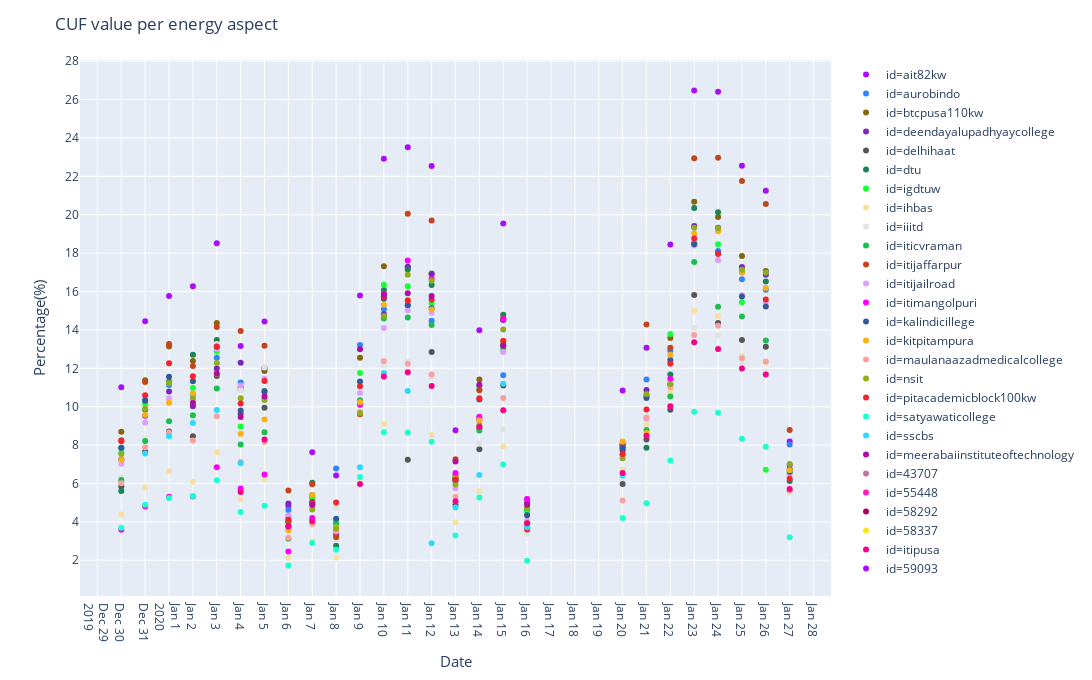

Write notebook code for a chart like this one.
### Markdown cell above
The efficiency of a PV power plant is often denominated by a metric called the capacity utilization factor. It is the ratio of the actual output from a solar plant over the year to the maximum possible output from it for a year under ideal conditions. The capacity utilization factor is usually expressed in percentage. Capacity Utilisation Factor (CUF) =Energy measured (kWh) / (365 x 24 x Installed capacity of the plant). Studies from the Ministry of Non-renewable energy (MNRE) India reports that the average capacity utilization factor of solar PV plants in India is in the range of 15-19%.

Due to limited number of observations, we decided to estimate CUF value on a daily basis. We modified the formula to Capacity Utilisation Factor (CUF) =Energy measured (kWh) / (24 x Installed capacity of the plant).

According to the plot, we could observe that the CUF value varies from 1.7% to 26.5%. In contrast with the above graph "ait82kw" has the highest CUF value, which on average generates 250kWh. The highest energy-generating "dtu" has on average 13% CUF value. Based on standards, this estimation is nearly the average capacity utilization factor of solar PV plants in India.

### Code cell
daily_df_agg['cuf'] = daily_df_agg['energy-max']/(24*daily_df_agg['capacity'])*100
daily_df_agg
fig_maximum = px.scatter(daily_df_agg, x='date', y='cuf', color='id', render_mode='svg', color_discrete_sequence= px.colors.qualitative.Alphabet)
fig_maximum.update_layout(title='CUF value per energy aspect',
                          autosize=False,width=1100, height= 680, 
                          yaxis=go.layout.YAxis(
                              title_text="Percentage(%)",
                              dtick = 2,
                              titlefont=dict(size=15)),
                          xaxis = go.layout.XAxis(dtick = [1,2],
                                                  title_text="Date",
                                                  titlefont=dict(size=15)),)
fig_maximum.show()

### Figure 1 — Plotly figure (JSON) as saved in the notebook; plotly's stock layout.template omitted (floating-point values rounded to 4 significant figures)
{"data": [{"hoverlabel": {"namelength": 0}, "hovertemplate": "id=ait82kw<br>date=%{x}<br>cuf=%{y}", "legendgroup": "id=ait82kw", "marker": {"color": "#AA0DFE", "symbol": "circle"}, "mode": "markers", "name": "id=ait82kw", "showlegend": true, "type": "scatter", "x": ["2019-12-30T00:00:00", "2019-12-31T00:00:00", "2020-01-01T00:00:00", "2020-01-02T00:00:00", "2020-01-03T00:00:00", "2020-01-04T00:00:00", "2020-01-05T00:00:00", "2020-01-06T00:00:00", "2020-01-07T00:00:00", "2020-01-08T00:00:00", "2020-01-09T00:00:00", "2020-01-10T00:00:00", "2020-01-11T00:00:00", "2020-01-12T00:00:00", "2020-01-13T00:00:00", "2020-01-14T00:00:00", "2020-01-15T00:00:00", "2020-01-16T00:00:00", "2020-01-20T00:00:00", "2020-01-21T00:00:00", "2020-01-22T00:00:00", "2020-01-23T00:00:00", "2020-01-24T00:00:00", "2020-01-25T00:00:00", "2020-01-26T00:00:00", "2020-01-27T00:00:00"], "xaxis": "x", "y": [11.01, 14.45, 15.77, 16.27, 18.52, 13.16, 14.44, 4.824, 7.628, 6.41, 15.79, 22.91, 23.51, 22.54, 8.768, 13.98, 19.54, 5.183, 10.85, 13.07, 18.45, 26.47, 26.41, 22.55, 21.25, 8.19], "yaxis": "y"}, {"hoverlabel": {"namelength": 0}, "hovertemplate": "id=aurobindo<br>date=%{x}<br>cuf=%{y}", "legendgroup": "id=aurobindo", "marker": {"color": "#3283FE", "symbol": "circle"}, "mode": "markers", "name": "id=aurobindo", "showlegend": true, "type": "scatter", "x": ["2019-12-30T00:00:00", "2019-12-31T00:00:00", "2020-01-01T00:00:00", "2020-01-02T00:00:00", "2020-01-03T00:00:00", "2020-01-04T00:00:00", "2020-01-05T00:00:00", "2020-01-06T00:00:00", "2020-01-07T00:00:00", "2020-01-08T00:00:00", "2020-01-09T00:00:00", "2020-01-10T00:00:00", "2020-01-11T00:00:00", "2020-01-12T00:00:00", "2020-01-13T00:00:00", "2020-01-14T00:00:00", "2020-01-15T00:00:00", "2020-01-16T00:00:00", "2020-01-20T00:00:00", "2020-01-21T00:00:00", "2020-01-22T00:00:00", "2020-01-23T00:00:00", "2020-01-24T00:00:00", "2020-01-25T00:00:00", "2020-01-26T00:00:00", "2020-01-27T00:00:00"], "xaxis": "x", "y": [7.84, 10.36, 11.13, 10.62, 12.55, 11.27, 11.99, 4.613, 4.916, 6.776, 13.22, 15.07, 15.27, 14.47, 6.247, 11.08, 11.64, 3.896, 8.025, 11.42, 12.91, 18.51, 18.11, 16.64, 16.09, 8.032], "yaxis": "y"}, {"hoverlabel": {"namelength": 0}, "hovertemplate": "id=btcpusa110kw<br>date=%{x}<br>cuf=%{y}", "legendgroup": "id=btcpusa110kw", "marker": {"color": "#85660D", "symbol": "circle"}, "mode": "markers", "name": "id=btcpusa110kw", "showlegend": true, "type": "scatter", "x": ["2019-12-30T00:00:00", "2019-12-31T00:00:00", "2020-01-01T00:00:00", "2020-01-02T00:00:00", "2020-01-03T00:00:00", "2020-01-04T00:00:00", "2020-01-05T00:00:00", "2020-01-06T00:00:00", "2020-01-07T00:00:00", "2020-01-08T00:00:00", "2020-01-09T00:00:00", "2020-01-10T00:00:00", "2020-01-11T00:00:00", "2020-01-12T00:00:00", "2020-01-13T00:00:00", "2020-01-14T00:00:00", "2020-01-15T00:00:00", "2020-01-16T00:00:00", "2020-01-20T00:00:00", "2020-01-21T00:00:00", "2020-01-22T00:00:00", "2020-01-23T00:00:00", "2020-01-24T00:00:00", "2020-01-25T00:00:00", "2020-01-26T00:00:00", "2020-01-27T00:00:00"], "xaxis": "x", "y": [8.693, 11.37, 13.13, 12.38, 14.35, 10.89, 11.87, 4.264, 5.266, 3.987, 12.55, 17.31, 17.25, 16.94, 6.364, 11.41, 14.52, 4.685, 7.994, 10.54, 13.58, 20.68, 19.88, 17.85, 17.07, 6.743], "yaxis": "y"}, {"hoverlabel": {"namelength": 0}, "hovertemplate": "id=deendayalupadhyaycollege<br>date=%{x}<br>cuf=%{y}", "legendgroup": "id=deendayalupadhyaycollege", "marker": {"color": "#782AB6", "symbol": "circle"}, "mode": "markers", "name": "id=deendayalupadhyaycollege", "showlegend": true, "type": "scatter", "x": ["2019-12-30T00:00:00", "2019-12-31T00:00:00", "2020-01-01T00:00:00", "2020-01-02T00:00:00", "2020-01-03T00:00:00", "2020-01-04T00:00:00", "2020-01-05T00:00:00", "2020-01-06T00:00:00", "2020-01-07T00:00:00", "2020-01-08T00:00:00", "2020-01-09T00:00:00", "2020-01-10T00:00:00", "2020-01-11T00:00:00", "2020-01-12T00:00:00", "2020-01-13T00:00:00", "2020-01-14T00:00:00", "2020-01-15T00:00:00", "2020-01-16T00:00:00", "2020-01-20T00:00:00", "2020-01-21T00:00:00", "2020-01-22T00:00:00", "2020-01-23T00:00:00", "2020-01-24T00:00:00", "2020-01-25T00:00:00", "2020-01-26T00:00:00", "2020-01-27T00:00:00"], "xaxis": "x", "y": [7.249, 9.529, 10.8, 10.02, 11.99, 12.29, 12.03, 4.96, 4.953, 3.358, 10.18, 14.82, 17.29, 16.89, 6.12, 9.39, 14.51, 4.988, 7.72, 10.87, 11.16, 19.41, 19.32, 17.27, 16.87, 6.965], "yaxis": "y"}, {"hoverlabel": {"namelength": 0}, "hovertemplate": "id=delhihaat<br>date=%{x}<br>cuf=%{y}", "legendgroup": "id=delhihaat", "marker": {"color": "#565656", "symbol": "circle"}, "mode": "markers", "name": "id=delhihaat", "showlegend": true, "type": "scatter", "x": ["2019-12-30T00:00:00", "2019-12-31T00:00:00", "2020-01-01T00:00:00", "2020-01-02T00:00:00", "2020-01-03T00:00:00", "2020-01-04T00:00:00", "2020-01-05T00:00:00", "2020-01-11T00:00:00", "2020-01-12T00:00:00", "2020-01-13T00:00:00", "2020-01-14T00:00:00", "2020-01-15T00:00:00", "2020-01-16T00:00:00", "2020-01-20T00:00:00", "2020-01-21T00:00:00", "2020-01-22T00:00:00", "2020-01-23T00:00:00", "2020-01-24T00:00:00", "2020-01-25T00:00:00", "2020-01-26T00:00:00", "2020-01-27T00:00:00"], "xaxis": "x", "y": [5.848, 7.65, 8.712, 8.466, 11.6, 9.635, 9.946, 7.237, 12.85, 4.897, 7.78, 11.1, 3.797, 5.966, 8.295, 9.835, 15.82, 14.36, 13.48, 13.12, 5.606], "yaxis": "y"}, {"hoverlabel": {"namelength": 0}, "hovertemplate": "id=dtu<br>date=%{x}<br>cuf=%{y}", "legendgroup": "id=dtu", "marker": {"color": "#1C8356", "symbol": "circle"}, "mode": "markers", "name": "id=dtu", "showlegend": true, "type": "scatter", "x": ["2019-12-30T00:00:00", "2019-12-31T00:00:00", "2020-01-01T00:00:00", "2020-01-02T00:00:00", "2020-01-03T00:00:00", "2020-01-04T00:00:00", "2020-01-05T00:00:00", "2020-01-06T00:00:00", "2020-01-07T00:00:00", "2020-01-08T00:00:00", "2020-01-09T00:00:00", "2020-01-10T00:00:00", "2020-01-11T00:00:00", "2020-01-12T00:00:00", "2020-01-13T00:00:00", "2020-01-14T00:00:00", "2020-01-15T00:00:00", "2020-01-16T00:00:00", "2020-01-20T00:00:00", "2020-01-21T00:00:00", "2020-01-22T00:00:00", "2020-01-23T00:00:00", "2020-01-24T00:00:00", "2020-01-25T00:00:00", "2020-01-26T00:00:00", "2020-01-27T00:00:00"], "xaxis": "x", "y": [5.602, 9.84, 11.32, 12.71, 13.48, 11.04, 10.81, 3.98, 6.031, 2.751, 10.32, 16.08, 17.15, 16.34, 6.201, 8.858, 14.79, 4.592, 8.057, 7.861, 11.68, 20.35, 20.14, 17.01, 16.52, 6.124], "yaxis": "y"}, {"hoverlabel": {"namelength": 0}, "hovertemplate": "id=igdtuw<br>date=%{x}<br>cuf=%{y}", "legendgroup": "id=igdtuw", "marker": {"color": "#16FF32", "symbol": "circle"}, "mode": "markers", "name": "id=igdtuw", "showlegend": true, "type": "scatter", "x": ["2019-12-30T00:00:00", "2019-12-31T00:00:00", "2020-01-01T00:00:00", "2020-01-02T00:00:00", "2020-01-03T00:00:00", "2020-01-04T00:00:00", "2020-01-05T00:00:00", "2020-01-06T00:00:00", "2020-01-07T00:00:00", "2020-01-08T00:00:00", "2020-01-09T00:00:00", "2020-01-10T00:00:00", "2020-01-11T00:00:00", "2020-01-12T00:00:00", "2020-01-13T00:00:00", "2020-01-14T00:00:00", "2020-01-15T00:00:00", "2020-01-16T00:00:00", "2020-01-20T00:00:00", "2020-01-21T00:00:00", "2020-01-22T00:00:00", "2020-01-23T00:00:00", "2020-01-24T00:00:00", "2020-01-25T00:00:00", "2020-01-26T00:00:00", "2020-01-27T00:00:00"], "xaxis": "x", "y": [7.609, 10.13, 11.22, 10.98, 12.88, 8.963, 10.42, 3.65, 5.197, 3.955, 11.76, 16.35, 16.28, 15.41, 6.268, 10.93, 13.29, 4.523, 7.996, 10.59, 13.79, 18.51, 18.46, 15.44, 6.715, 6.545], "yaxis": "y"}, {"hoverlabel": {"namelength": 0}, "hovertemplate": "id=ihbas<br>date=%{x}<br>cuf=%{y}", "legendgroup": "id=ihbas", "marker": {"color": "#F7E1A0", "symbol": "circle"}, "mode": "markers", "name": "id=ihbas", "showlegend": true, "type": "scatter", "x": ["2019-12-30T00:00:00", "2019-12-31T00:00:00", "2020-01-01T00:00:00", "2020-01-02T00:00:00", "2020-01-03T00:00:00", "2020-01-04T00:00:00", "2020-01-05T00:00:00", "2020-01-06T00:00:00", "2020-01-07T00:00:00", "2020-01-08T00:00:00", "2020-01-09T00:00:00", "2020-01-10T00:00:00", "2020-01-11T00:00:00", "2020-01-12T00:00:00", "2020-01-13T00:00:00", "2020-01-14T00:00:00", "2020-01-15T00:00:00", "2020-01-16T00:00:00", "2020-01-20T00:00:00", "2020-01-21T00:00:00", "2020-01-22T00:00:00", "2020-01-23T00:00:00", "2020-01-24T00:00:00", "2020-01-25T00:00:00", "2020-01-26T00:00:00", "2020-01-27T00:00:00"], "xaxis": "x", "y": [4.386, 5.796, 6.634, 6.088, 7.627, 5.158, 6.231, 2.133, 2.984, 2.144, 6.298, 9.098, 8.694, 8.538, 3.979, 5.593, 7.944, 3.433, 6.725, 9.089, 10.76, 15.0, 14.72, 12.64, 12.32, 5.545], "yaxis": "y"}, {"hoverlabel": {"namelength": 0}, "hovertemplate": "id=iiitd<br>date=%{x}<br>cuf=%{y}", "legendgroup": "id=iiitd", "marker": {"color": "#E2E2E2", "symbol": "circle"}, "mode": "markers", "name": "id=iiitd", "showlegend": true, "type": "scatter", "x": ["2019-12-30T00:00:00", "2019-12-31T00:00:00", "2020-01-01T00:00:00", "2020-01-02T00:00:00", "2020-01-03T00:00:00", "2020-01-04T00:00:00", "2020-01-05T00:00:00", "2020-01-06T00:00:00", "2020-01-07T00:00:00", "2020-01-08T00:00:00", "2020-01-09T00:00:00", "2020-01-10T00:00:00", "2020-01-11T00:00:00", "2020-01-12T00:00:00", "2020-01-13T00:00:00", "2020-01-14T00:00:00", "2020-01-15T00:00:00", "2020-01-16T00:00:00", "2020-01-20T00:00:00", "2020-01-21T00:00:00", "2020-01-22T00:00:00", "2020-01-23T00:00:00", "2020-01-24T00:00:00", "2020-01-25T00:00:00", "2020-01-26T00:00:00", "2020-01-27T00:00:00"], "xaxis": "x", "y": [6.31, 8.311, 12.21, 9.373, 13.26, 10.86, 12.04, 3.738, 4.945, 4.728, 10.3, 12.17, 12.35, 11.54, 5.077, 8.08, 8.844, 3.373, 6.285, 9.314, 10.54, 14.1, 13.71, 12.22, 11.83, 5.524], "yaxis": "y"}, {"hoverlabel": {"namelength": 0}, "hovertemplate": "id=iticvraman<br>date=%{x}<br>cuf=%{y}", "legendgroup": "id=iticvraman", "marker": {"color": "#1CBE4F", "symbol": "circle"}, "mode": "markers", "name": "id=iticvraman", "showlegend": true, "type": "scatter", "x": ["2019-12-30T00:00:00", "2019-12-31T00:00:00", "2020-01-01T00:00:00", "2020-01-02T00:00:00", "2020-01-03T00:00:00", "2020-01-04T00:00:00", "2020-01-05T00:00:00", "2020-01-06T00:00:00", "2020-01-07T00:00:00", "2020-01-08T00:00:00", "2020-01-09T00:00:00", "2020-01-10T00:00:00", "2020-01-11T00:00:00", "2020-01-12T00:00:00", "2020-01-13T00:00:00", "2020-01-14T00:00:00", "2020-01-15T00:00:00", "2020-01-16T00:00:00", "2020-01-20T00:00:00", "2020-01-21T00:00:00", "2020-01-22T00:00:00", "2020-01-23T00:00:00", "2020-01-24T00:00:00", "2020-01-25T00:00:00", "2020-01-26T00:00:00"], "xaxis": "x", "y": [6.184, 8.219, 9.237, 9.552, 10.95, 8.036, 8.673, 3.12, 5.395, 3.85, 10.32, 14.6, 14.64, 14.25, 6.416, 8.763, 13.0, 3.77, 7.499, 8.792, 10.53, 17.54, 15.2, 14.7, 13.45], "yaxis": "y"}, {"hoverlabel": {"namelength": 0}, "hovertemplate": "id=itijaffarpur<br>date=%{x}<br>cuf=%{y}", "legendgroup": "id=itijaffarpur", "marker": {"color": "#C4451C", "symbol": "circle"}, "mode": "markers", "name": "id=itijaffarpur", "showlegend": true, "type": "scatter", "x": ["2019-12-30T00:00:00", "2019-12-31T00:00:00", "2020-01-01T00:00:00", "2020-01-02T00:00:00", "2020-01-03T00:00:00", "2020-01-04T00:00:00", "2020-01-05T00:00:00", "2020-01-06T00:00:00", "2020-01-07T00:00:00", "2020-01-08T00:00:00", "2020-01-09T00:00:00", "2020-01-10T00:00:00", "2020-01-11T00:00:00", "2020-01-12T00:00:00", "2020-01-13T00:00:00", "2020-01-14T00:00:00", "2020-01-15T00:00:00", "2020-01-16T00:00:00", "2020-01-20T00:00:00", "2020-01-21T00:00:00", "2020-01-22T00:00:00", "2020-01-23T00:00:00", "2020-01-24T00:00:00", "2020-01-25T00:00:00", "2020-01-26T00:00:00", "2020-01-27T00:00:00"], "xaxis": "x", "y": [8.246, 11.29, 13.27, 12.12, 14.15, 13.95, 13.17, 5.638, 5.955, 3.193, 9.611, 15.71, 20.05, 19.7, 7.268, 10.86, 14.6, 3.91, 7.948, 14.28, 13.07, 22.94, 22.97, 21.76, 20.56, 8.783], "yaxis": "y"}, {"hoverlabel": {"namelength": 0}, "hovertemplate": "id=itijailroad<br>date=%{x}<br>cuf=%{y}", "legendgroup": "id=itijailroad", "marker": {"color": "#DEA0FD", "symbol": "circle"}, "mode": "markers", "name": "id=itijailroad", "showlegend": true, "type": "scatter", "x": ["2019-12-30T00:00:00", "2019-12-31T00:00:00", "2020-01-01T00:00:00", "2020-01-02T00:00:00", "2020-01-03T00:00:00", "2020-01-04T00:00:00", "2020-01-05T00:00:00", "2020-01-06T00:00:00", "2020-01-07T00:00:00", "2020-01-08T00:00:00", "2020-01-09T00:00:00", "2020-01-10T00:00:00", "2020-01-11T00:00:00", "2020-01-12T00:00:00", "2020-01-13T00:00:00", "2020-01-14T00:00:00", "2020-01-15T00:00:00", "2020-01-16T00:00:00", "2020-01-21T00:00:00", "2020-01-23T00:00:00", "2020-01-24T00:00:00", "2020-01-25T00:00:00", "2020-01-26T00:00:00", "2020-01-27T00:00:00"], "xaxis": "x", "y": [7.021, 9.174, 10.44, 10.32, 13.02, 11.1, 11.46, 4.328, 4.749, 3.673, 10.71, 14.1, 15.01, 14.89, 5.746, 9.219, 12.85, 4.062, 9.39, 18.4, 17.63, 15.82, 15.43, 6.463], "yaxis": "y"}, {"hoverlabel": {"namelength": 0}, "hovertemplate": "id=itimangolpuri<br>date=%{x}<br>cuf=%{y}", "legendgroup": "id=itimangolpuri", "marker": {"color": "#FE00FA", "symbol": "circle"}, "mode": "markers", "name": "id=itimangolpuri", "showlegend": true, "type": "scatter", "x": ["2019-12-30T00:00:00", "2019-12-31T00:00:00", "2020-01-01T00:00:00", "2020-01-02T00:00:00", "2020-01-03T00:00:00", "2020-01-04T00:00:00", "2020-01-05T00:00:00", "2020-01-06T00:00:00", "2020-01-07T00:00:00", "2020-01-08T00:00:00", "2020-01-09T00:00:00", "2020-01-10T00:00:00", "2020-01-11T00:00:00", "2020-01-12T00:00:00", "2020-01-13T00:00:00", "2020-01-14T00:00:00", "2020-01-15T00:00:00", "2020-01-16T00:00:00", "2020-01-20T00:00:00", "2020-01-22T00:00:00"], "xaxis": "x", "y": [3.594, 4.801, 5.314, 5.318, 6.845, 5.733, 6.464, 2.459, 4.205, 3.511, 10.1, 15.89, 17.61, 16.66, 6.541, 9.478, 14.55, 5.193, 7.877, 11.46], "yaxis": "y"}, {"hoverlabel": {"namelength": 0}, "hovertemplate": "id=kalindicillege<br>date=%{x}<br>cuf=%{y}", "legendgroup": "id=kalindicillege", "marker": {"color": "#325A9B", "symbol": "circle"}, "mode": "markers", "name": "id=kalindicillege", "showlegend": true, "type": "scatter", "x": ["2019-12-30T00:00:00", "2019-12-31T00:00:00", "2020-01-01T00:00:00", "2020-01-02T00:00:00", "2020-01-03T00:00:00", "2020-01-04T00:00:00", "2020-01-05T00:00:00", "2020-01-06T00:00:00", "2020-01-07T00:00:00", "2020-01-08T00:00:00", "2020-01-09T00:00:00", "2020-01-10T00:00:00", "2020-01-11T00:00:00", "2020-01-12T00:00:00", "2020-01-13T00:00:00", "2020-01-14T00:00:00", "2020-01-15T00:00:00", "2020-01-16T00:00:00", "2020-01-20T00:00:00", "2020-01-21T00:00:00", "2020-01-22T00:00:00", "2020-01-23T00:00:00", "2020-01-24T00:00:00", "2020-01-25T00:00:00", "2020-01-26T00:00:00", "2020-01-27T00:00:00"], "xaxis": "x", "y": [7.861, 10.31, 11.55, 11.33, 13.13, 9.803, 10.77, 4.026, 5.038, 4.159, 11.31, 15.62, 15.3, 15.12, 6.237, 10.38, 13.2, 4.341, 7.83, 10.45, 12.43, 18.46, 18.0, 15.74, 15.22, 6.617], "yaxis": "y"}, {"hoverlabel": {"namelength": 0}, "hovertemplate": "id=kitpitampura<br>date=%{x}<br>cuf=%{y}", "legendgroup": "id=kitpitampura", "marker": {"color": "#FEAF16", "symbol": "circle"}, "mode": "markers", "name": "id=kitpitampura", "showlegend": true, "type": "scatter", "x": ["2019-12-30T00:00:00", "2019-12-31T00:00:00", "2020-01-01T00:00:00", "2020-01-02T00:00:00", "2020-01-03T00:00:00", "2020-01-04T00:00:00", "2020-01-05T00:00:00", "2020-01-06T00:00:00", "2020-01-07T00:00:00", "2020-01-08T00:00:00", "2020-01-09T00:00:00", "2020-01-10T00:00:00", "2020-01-11T00:00:00", "2020-01-12T00:00:00", "2020-01-13T00:00:00", "2020-01-14T00:00:00", "2020-01-15T00:00:00", "2020-01-16T00:00:00", "2020-01-20T00:00:00", "2020-01-21T00:00:00", "2020-01-22T00:00:00", "2020-01-23T00:00:00", "2020-01-24T00:00:00", "2020-01-25T00:00:00", "2020-01-26T00:00:00", "2020-01-27T00:00:00"], "xaxis": "x", "y": [7.231, 9.568, 10.2, 10.69, 11.71, 8.594, 9.331, 3.568, 5.4, 3.7, 10.23, 15.31, 15.58, 15.06, 6.252, 9.297, 13.43, 3.943, 8.187, 8.627, 12.7, 19.02, 19.14, 16.98, 16.18, 6.691], "yaxis": "y"}, {"hoverlabel": {"namelength": 0}, "hovertemplate": "id=maulanaazadmedicalcollege<br>date=%{x}<br>cuf=%{y}", "legendgroup": "id=maulanaazadmedicalcollege", "marker": {"color": "#F8A19F", "symbol": "circle"}, "mode": "markers", "name": "id=maulanaazadmedicalcollege", "showlegend": true, "type": "scatter", "x": ["2019-12-30T00:00:00", "2019-12-31T00:00:00", "2020-01-01T00:00:00", "2020-01-02T00:00:00", "2020-01-03T00:00:00", "2020-01-04T00:00:00", "2020-01-05T00:00:00", "2020-01-06T00:00:00", "2020-01-07T00:00:00", "2020-01-08T00:00:00", "2020-01-09T00:00:00", "2020-01-10T00:00:00", "2020-01-11T00:00:00", "2020-01-12T00:00:00", "2020-01-13T00:00:00", "2020-01-14T00:00:00", "2020-01-15T00:00:00", "2020-01-16T00:00:00", "2020-01-20T00:00:00", "2020-01-21T00:00:00", "2020-01-22T00:00:00", "2020-01-23T00:00:00", "2020-01-24T00:00:00", "2020-01-25T00:00:00", "2020-01-26T00:00:00", "2020-01-27T00:00:00"], "xaxis": "x", "y": [6.011, 7.888, 8.661, 8.235, 9.502, 7.12, 8.166, 3.177, 3.894, 3.492, 9.719, 12.38, 12.24, 11.68, 5.303, 8.944, 10.45, 3.798, 5.108, 9.439, 11.01, 13.73, 14.22, 12.52, 12.36, 5.62], "yaxis": "y"}, {"hoverlabel": {"namelength": 0}, "hovertemplate": "id=nsit<br>date=%{x}<br>cuf=%{y}", "legendgroup": "id=nsit", "marker": {"color": "#90AD1C", "symbol": "circle"}, "mode": "markers", "name": "id=nsit", "showlegend": true, "type": "scatter", "x": ["2019-12-30T00:00:00", "2019-12-31T00:00:00", "2020-01-01T00:00:00", "2020-01-02T00:00:00", "2020-01-03T00:00:00", "2020-01-04T00:00:00", "2020-01-05T00:00:00", "2020-01-06T00:00:00", "2020-01-07T00:00:00", "2020-01-08T00:00:00", "2020-01-09T00:00:00", "2020-01-10T00:00:00", "2020-01-11T00:00:00", "2020-01-12T00:00:00", "2020-01-13T00:00:00", "2020-01-14T00:00:00", "2020-01-15T00:00:00", "2020-01-16T00:00:00", "2020-01-20T00:00:00", "2020-01-21T00:00:00", "2020-01-22T00:00:00", "2020-01-23T00:00:00", "2020-01-24T00:00:00", "2020-01-25T00:00:00", "2020-01-26T00:00:00", "2020-01-27T00:00:00"], "xaxis": "x", "y": [7.541, 9.898, 11.24, 10.43, 12.28, 10.45, 10.35, 4.059, 4.64, 3.653, 9.671, 14.73, 16.88, 16.56, 5.952, 9.025, 14.02, 4.739, 7.32, 10.66, 11.18, 19.32, 19.3, 17.13, 16.99, 7.008], "yaxis": "y"}, {"hoverlabel": {"namelength": 0}, "hovertemplate": "id=pitacademicblock100kw<br>date=%{x}<br>cuf=%{y}", "legendgroup": "id=pitacademicblock100kw", "marker": {"color": "#F6222E", "symbol": "circle"}, "mode": "markers", "name": "id=pitacademicblock100kw", "showlegend": true, "type": "scatter", "x": ["2019-12-30T00:00:00", "2019-12-31T00:00:00", "2020-01-01T00:00:00", "2020-01-02T00:00:00", "2020-01-03T00:00:00", "2020-01-04T00:00:00", "2020-01-05T00:00:00", "2020-01-06T00:00:00", "2020-01-07T00:00:00", "2020-01-08T00:00:00", "2020-01-09T00:00:00", "2020-01-10T00:00:00", "2020-01-11T00:00:00", "2020-01-12T00:00:00", "2020-01-13T00:00:00", "2020-01-14T00:00:00", "2020-01-15T00:00:00", "2020-01-16T00:00:00", "2020-01-20T00:00:00", "2020-01-21T00:00:00", "2020-01-22T00:00:00", "2020-01-23T00:00:00", "2020-01-24T00:00:00", "2020-01-26T00:00:00", "2020-01-27T00:00:00"], "xaxis": "x", "y": [8.199, 10.6, 12.26, 11.58, 13.13, 10.17, 11.34, 4.113, 4.992, 5.006, 11.07, 15.75, 15.51, 15.59, 6.206, 10.44, 13.43, 3.603, 7.54, 9.852, 12.23, 18.76, 17.96, 15.59, 6.245], "yaxis": "y"}, {"hoverlabel": {"namelength": 0}, "hovertemplate": "id=satyawaticollege<br>date=%{x}<br>cuf=%{y}", "legendgroup": "id=satyawaticollege", "marker": {"color": "#1CFFCE", "symbol": "circle"}, "mode": "markers", "name": "id=satyawaticollege", "showlegend": true, "type": "scatter", "x": ["2019-12-30T00:00:00", "2019-12-31T00:00:00", "2020-01-01T00:00:00", "2020-01-02T00:00:00", "2020-01-03T00:00:00", "2020-01-04T00:00:00", "2020-01-05T00:00:00", "2020-01-06T00:00:00", "2020-01-07T00:00:00", "2020-01-08T00:00:00", "2020-01-09T00:00:00", "2020-01-10T00:00:00", "2020-01-11T00:00:00", "2020-01-12T00:00:00", "2020-01-13T00:00:00", "2020-01-14T00:00:00", "2020-01-15T00:00:00", "2020-01-16T00:00:00", "2020-01-20T00:00:00", "2020-01-21T00:00:00", "2020-01-22T00:00:00", "2020-01-23T00:00:00", "2020-01-24T00:00:00", "2020-01-25T00:00:00", "2020-01-26T00:00:00", "2020-01-27T00:00:00"], "xaxis": "x", "y": [3.69, 4.895, 5.246, 5.349, 6.168, 4.508, 4.839, 1.729, 2.903, 2.551, 6.333, 8.672, 8.64, 8.172, 3.286, 5.271, 6.983, 1.979, 4.207, 4.975, 7.198, 9.733, 9.681, 8.329, 7.91, 3.199], "yaxis": "y"}, {"hoverlabel": {"namelength": 0}, "hovertemplate": "id=sscbs<br>date=%{x}<br>cuf=%{y}", "legendgroup": "id=sscbs", "marker": {"color": "#2ED9FF", "symbol": "circle"}, "mode": "markers", "name": "id=sscbs", "showlegend": true, "type": "scatter", "x": ["2019-12-31T00:00:00", "2020-01-01T00:00:00", "2020-01-02T00:00:00", "2020-01-03T00:00:00", "2020-01-04T00:00:00", "2020-01-09T00:00:00", "2020-01-10T00:00:00", "2020-01-11T00:00:00", "2020-01-12T00:00:00", "2020-01-13T00:00:00", "2020-01-14T00:00:00", "2020-01-15T00:00:00", "2020-01-16T00:00:00", "2020-01-20T00:00:00"], "xaxis": "x", "y": [7.566, 8.463, 9.156, 9.832, 7.053, 6.841, 11.76, 10.82, 2.887, 4.747, 6.439, 11.2, 3.713, 6.41], "yaxis": "y"}, {"hoverlabel": {"namelength": 0}, "hovertemplate": "id=meerabaiinstituteoftechnology<br>date=%{x}<br>cuf=%{y}", "legendgroup": "id=meerabaiinstituteoftechnology", "marker": {"color": "#B10DA1", "symbol": "circle"}, "mode": "markers", "name": "id=meerabaiinstituteoftechnology", "showlegend": true, "type": "scatter", "x": ["2020-01-02T00:00:00", "2020-01-03T00:00:00", "2020-01-04T00:00:00", "2020-01-05T00:00:00", "2020-01-06T00:00:00", "2020-01-07T00:00:00", "2020-01-09T00:00:00", "2020-01-10T00:00:00", "2020-01-11T00:00:00", "2020-01-12T00:00:00", "2020-01-13T00:00:00", "2020-01-14T00:00:00", "2020-01-15T00:00:00", "2020-01-16T00:00:00"], "xaxis": "x", "y": [10.2, 11.73, 9.468, 10.53, 3.774, 4.894, 12.99, 15.83, 15.91, 15.77, 7.141, 11.14, 13.17, 4.891], "yaxis": "y"}, {"hoverlabel": {"namelength": 0}, "hovertemplate": "id=43707<br>date=%{x}<br>cuf=%{y}", "legendgroup": "id=43707", "marker": {"color": "#C075A6", "symbol": "circle"}, "mode": "markers", "name": "id=43707", "showlegend": true, "type": "scatter", "x": ["2020-01-03T00:00:00", "2020-01-13T00:00:00", "2020-01-14T00:00:00", "2020-01-15T00:00:00"], "xaxis": "x", "y": [null, null, null, null], "yaxis": "y"}, {"hoverlabel": {"namelength": 0}, "hovertemplate": "id=55448<br>date=%{x}<br>cuf=%{y}", "legendgroup": "id=55448", "marker": {"color": "#FC1CBF", "symbol": "circle"}, "mode": "markers", "name": "id=55448", "showlegend": true, "type": "scatter", "x": ["2020-01-03T00:00:00", "2020-01-13T00:00:00", "2020-01-14T00:00:00", "2020-01-15T00:00:00"], "xaxis": "x", "y": [null, null, null, null], "yaxis": "y"}, {"hoverlabel": {"namelength": 0}, "hovertemplate": "id=58292<br>date=%{x}<br>cuf=%{y}", "legendgroup": "id=58292", "marker": {"color": "#B00068", "symbol": "circle"}, "mode": "markers", "name": "id=58292", "showlegend": true, "type": "scatter", "x": ["2020-01-03T00:00:00", "2020-01-13T00:00:00", "2020-01-14T00:00:00", "2020-01-15T00:00:00"], "xaxis": "x", "y": [null, null, null, null], "yaxis": "y"}, {"hoverlabel": {"namelength": 0}, "hovertemplate": "id=58337<br>date=%{x}<br>cuf=%{y}", "legendgroup": "id=58337", "marker": {"color": "#FBE426", "symbol": "circle"}, "mode": "markers", "name": "id=58337", "showlegend": true, "type": "scatter", "x": ["2020-01-03T00:00:00", "2020-01-13T00:00:00", "2020-01-14T00:00:00", "2020-01-15T00:00:00"], "xaxis": "x", "y": [null, null, null, null], "yaxis": "y"}, {"hoverlabel": {"namelength": 0}, "hovertemplate": "id=itipusa<br>date=%{x}<br>cuf=%{y}", "legendgroup": "id=itipusa", "marker": {"color": "#FA0087", "symbol": "circle"}, "mode": "markers", "name": "id=itipusa", "showlegend": true, "type": "scatter", "x": ["2020-01-04T00:00:00", "2020-01-05T00:00:00", "2020-01-06T00:00:00", "2020-01-07T00:00:00", "2020-01-09T00:00:00", "2020-01-10T00:00:00", "2020-01-11T00:00:00", "2020-01-12T00:00:00", "2020-01-13T00:00:00", "2020-01-14T00:00:00", "2020-01-15T00:00:00", "2020-01-16T00:00:00", "2020-01-20T00:00:00", "2020-01-21T00:00:00", "2020-01-22T00:00:00", "2020-01-23T00:00:00", "2020-01-24T00:00:00", "2020-01-25T00:00:00", "2020-01-26T00:00:00", "2020-01-27T00:00:00"], "xaxis": "x", "y": [5.558, 8.296, 3.776, 4.033, 5.966, 11.58, 11.79, 11.07, 5.072, 8.943, 9.815, 3.93, 6.55, 8.49, 10.03, 13.35, 13.01, 11.98, 11.68, 5.717], "yaxis": "y"}, {"hoverlabel": {"namelength": 0}, "hovertemplate": "id=59093<br>date=%{x}<br>cuf=%{y}", "legendgroup": "id=59093", "marker": {"color": "#AA0DFE", "symbol": "circle"}, "mode": "markers", "name": "id=59093", "showlegend": true, "type": "scatter", "x": ["2020-01-14T00:00:00"], "xaxis": "x", "y": [null], "yaxis": "y"}], "layout": {"autosize": false, "height": 680, "legend": {"tracegroupgap": 0}, "margin": {"t": 60}, "title": {"text": "CUF value per energy aspect"}, "width": 1100, "xaxis": {"dtick": [1, 2], "title": {"font": {"size": 15}, "text": "Date"}}, "yaxis": {"dtick": 2, "title": {"font": {"size": 15}, "text": "Percentage(%)"}}}}
